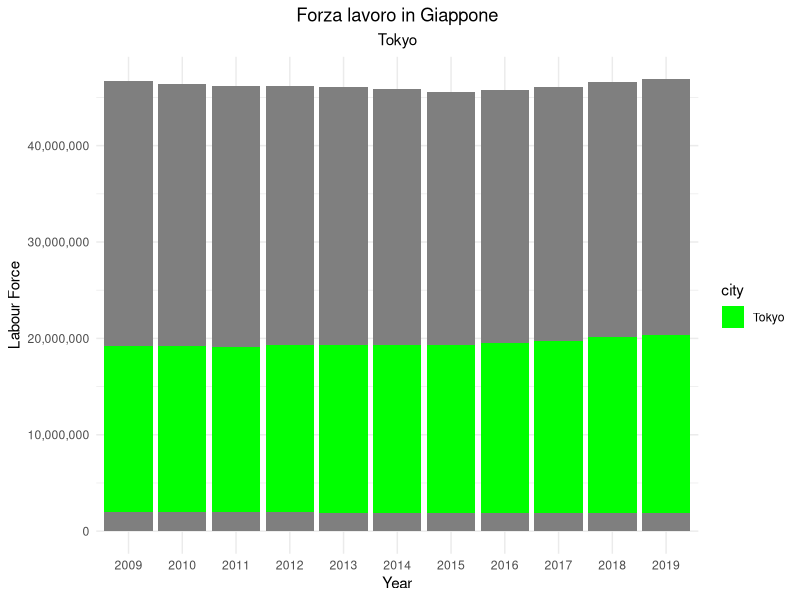

This figure's R source:
library(tidyverse)

labour_force_data <- read.csv("dataset/Labour_force.csv")

# Riformatta i dati da un formato ampio a un formato lungo
labour_force_long <- labour_force_data %>% 
  pivot_longer(cols = starts_with("X20"), names_to = "Year", values_to = "Labour_Force") %>%
  mutate(Year = str_replace(Year, "X", ""))

# Filtra i dati per le città in Giappone
labour_force_long_Japan <- labour_force_long %>%
  filter(country == "Japan")

# Crea il grafico a barre impilate con colori manuali per Tokyo e colori automatici per le altre città
ggplot(labour_force_long_Japan, aes(x = Year, y = Labour_Force, fill = city)) +
  geom_bar(stat = "identity") +
  scale_fill_manual(values = c("Tokyo" = "green", "Other Cities" = "gray")) +
  theme_minimal() +
  labs(title = "Forza lavoro in Giappone",
       x = "Year",
       y = "Labour Force",
       subtitle = "Tokyo") +
  
  scale_y_continuous(labels = scales::comma) +
  theme(plot.title = element_text(hjust = 0.5),
        plot.subtitle = element_text(hjust = 0.5))